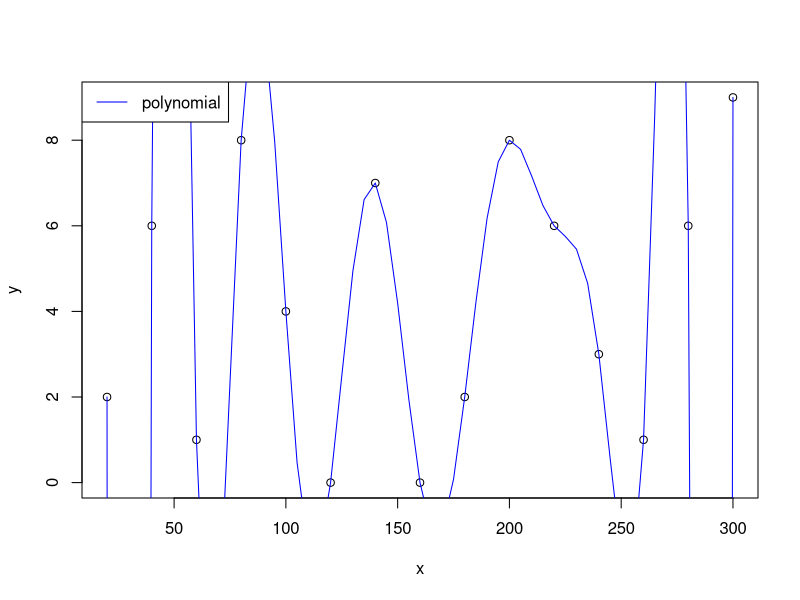

Generate this figure with R:
results = read.csv("f_interp.txt")
points = read.csv("f_points.txt")

y_range = range(0, points$y)

pdf(file="p_polynomial.pdf", height=5, width=10, bg="white")

plot(points$x, points$y, lty = 1, ylim = y_range, xlab = "x", ylab = "y", col="black")

lines(results[results$alg=="polynomial",]$x, results[results$alg=="polynomial",]$y, lty = 1, col = "blue")
# lines(results[results$alg=="cspline",]$x, results[results$alg=="cspline",]$y, lty = 1, col = "red")
# lines(results[results$alg=="akima",]$x, results[results$alg=="akima",]$y, lty = 1, col = "green")
# lines(results[results$alg=="lagrange",]$x, results[results$alg=="lagrange",]$y, lty = 1, col = "gray")
# lines(results[results$alg=="newton",]$x, results[results$alg=="newton",]$y, lty = 1, col = "orange")
legend("topleft", c("polynomial"), col=c("blue"), lty=1)
# legend("topleft", c("polynomial", "cspline", "akima", "lagrange", "newton"), col=c("blue","red", "green", "gray", "orange"),lty=1)
dev.off()
